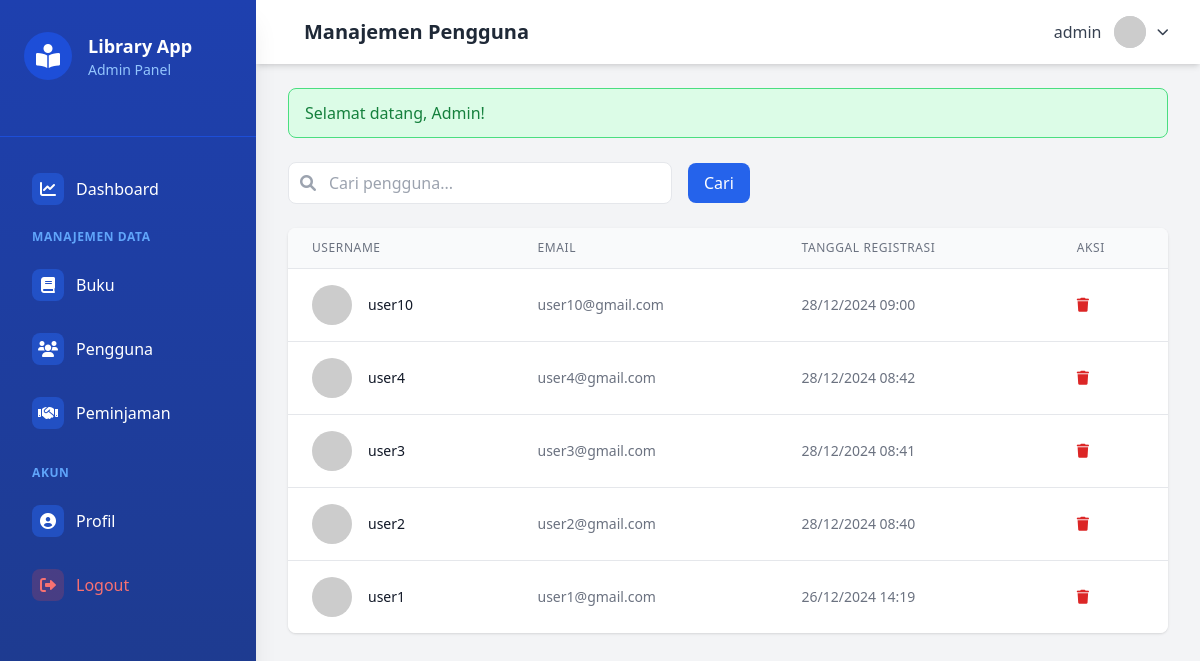
Screenshot of /admin/users/index.php (signed in) with the database file from the repository.
### tables this page shows
CREATE TABLE `users` (
  `id` int NOT NULL,
  `username` varchar(50) NOT NULL,
  `email` varchar(100) NOT NULL,
  `password` varchar(255) NOT NULL,
  `role` enum('admin','user') DEFAULT 'user',
  `created_at` timestamp NULL DEFAULT CURRENT_TIMESTAMP
);

### admin/users/index.php (the view, shortened to what this page needs)
<?php
require_once '../../config/database.php';
$page = isset($_GET['page']) ? (int)$_GET['page'] : 1;
$limit = 10;
$offset = ($page - 1) * $limit;
$search = isset($_GET['search']) ? $_GET['search'] : '';
$whereClause = "WHERE role = 'user'";
$query = "SELECT id, username, email, created_at FROM users $whereClause ORDER BY created_at DESC LIMIT :limit OFFSET :offset";
$stmt = $pdo->prepare($query);
$stmt->bindValue(':limit', $limit, PDO::PARAM_INT);
$stmt->bindValue(':offset', $offset, PDO::PARAM_INT);
$stmt->execute();
$users = $stmt->fetchAll();
require_once '../../includes/admin_header.php';
?>
<div class="mb-6">
    <form class="flex items-center space-x-4">
        <div class="relative">
            <input type="text"
                   name="search"
                   value="<?php echo htmlspecialchars($search); ?>"
                   placeholder="Cari pengguna..."
                   class="w-96 pl-10 pr-4 py-2 border rounded-lg focus:ring-blue-500 focus:border-blue-500">
            <div class="absolute inset-y-0 left-0 pl-3 flex items-center pointer-events-none">
            </div>
        </div>
        <button type="submit"
                class="px-4 py-2 bg-blue-600 text-white rounded-lg hover:bg-blue-700 focus:outline-none focus:ring-2 focus:ring-blue-500 focus:ring-offset-2">
            Cari
        </button>
    </form>
</div>
<div class="bg-white rounded-lg shadow overflow-hidden">
    <table class="min-w-full divide-y divide-gray-200">
        <thead class="bg-gray-50">
            <tr>
                <th class="px-6 py-3 text-left text-xs font-medium text-gray-500 uppercase tracking-wider">Username</th>
                <th class="px-6 py-3 text-left text-xs font-medium text-gray-500 uppercase tracking-wider">Email</th>
                <th class="px-6 py-3 text-left text-xs font-medium text-gray-500 uppercase tracking-wider">Tanggal Registrasi</th>
                <th class="px-6 py-3 text-left text-xs font-medium text-gray-500 uppercase tracking-wider">Aksi</th>
            </tr>
        </thead>
        <tbody class="bg-white divide-y divide-gray-200">
            <?php foreach ($users as $user): ?>
            <tr>
                <td class="px-6 py-4">
                    <div class="flex items-center">
                        <div class="h-10 w-10 flex-shrink-0">
                            <img class="h-10 w-10 rounded-full"
                                 src="https://ui-avatars.com/api/?name=<?php echo urlencode($user['username']); ?>&background=random"
                                 alt="<?php echo htmlspecialchars($user['username']); ?>">
                        </div>
                        <div class="ml-4">
                            <div class="text-sm font-medium text-gray-900">
                                <?php echo htmlspecialchars($user['username']); ?>
                            </div>
                        </div>
                    </div>
                </td>
                <td class="px-6 py-4 whitespace-nowrap text-sm text-gray-500">
                    <?php echo htmlspecialchars($user['email']); ?>
                </td>
                <td class="px-6 py-4 whitespace-nowrap text-sm text-gray-500">
                    <?php echo date('d/m/Y H:i', strtotime($user['created_at'])); ?>
                </td>
                <td class="px-6 py-4 whitespace-nowrap text-sm font-medium">
                    <form action="" method="POST" class="inline-block"
                          onsubmit="return confirm('Apakah Anda yakin ingin menghapus pengguna ini?');">
                        <button type="submit" class="text-red-600 hover:text-red-900">
                            <i class="fas fa-trash"></i>
                        </button>
                    </form>
                </td>
            </tr>
            <?php endforeach; ?>
        </tbody>
    </table>
</div>
<?php require_once '../../includes/admin_footer.php'; ?>

### rows the page displays
users: username "user10", email "user10@gmail.com", created_at "28/12/2024 09:00"
users: username "user4", email "user4@gmail.com", created_at "28/12/2024 08:42"
users: username "user3", email "user3@gmail.com", created_at "28/12/2024 08:41"
users: username "user2", email "user2@gmail.com", created_at "28/12/2024 08:40"
users: username "user1", email "user1@gmail.com", created_at "26/12/2024 14:19"

### other values shown
$page_title "Manajemen Pengguna"
$_SESSION['username'] "admin"
$_SESSION['flash']['message'] "Selamat datang, Admin!"
